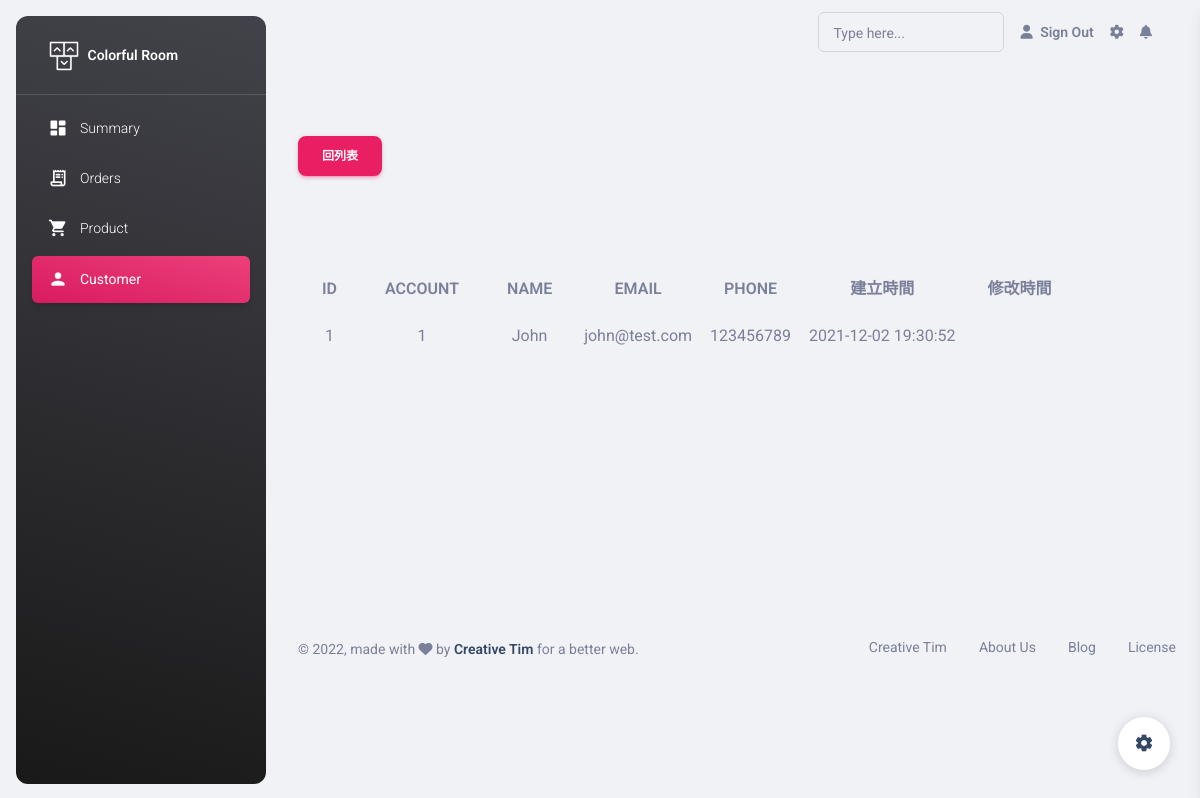
The app's page /pages/customer/customer.php?id=1, older data.
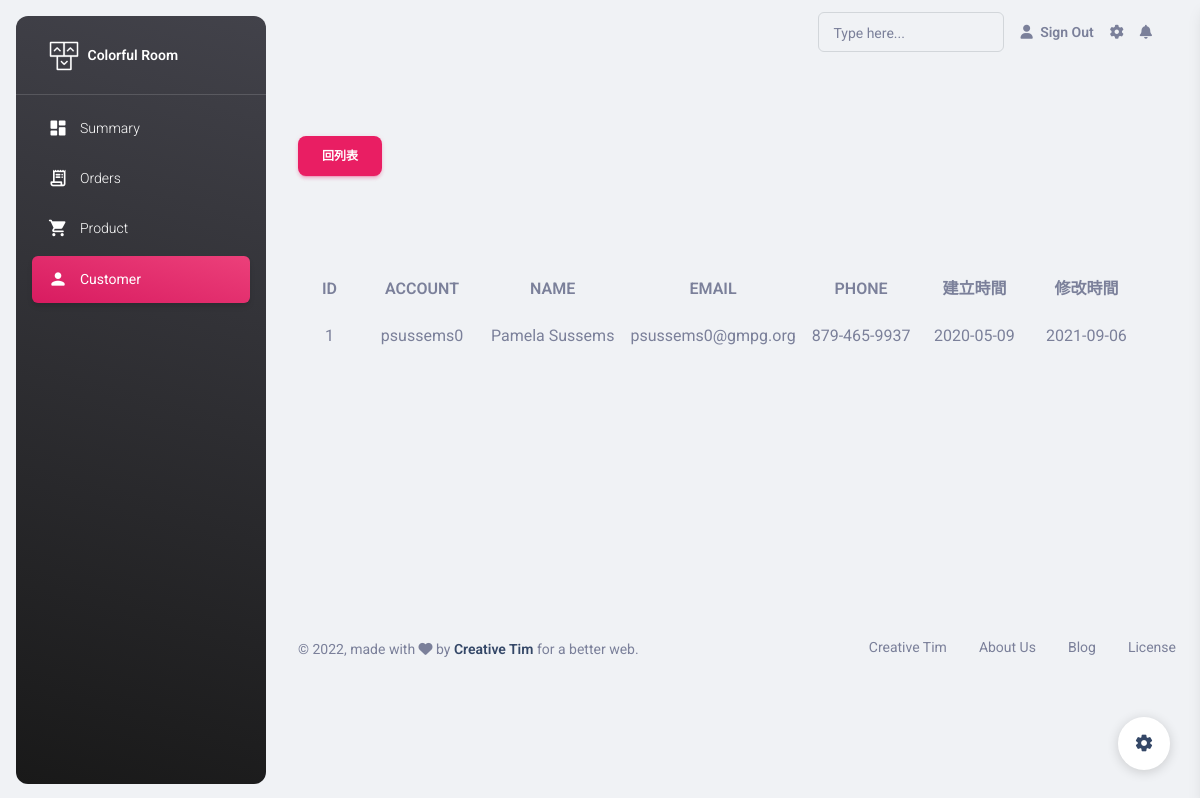
The same page, newer data.
### tables this page shows
CREATE TABLE `customer` (
  `id` int(11) NOT NULL,
  `account` varchar(50) DEFAULT NULL,
  `name` varchar(50) DEFAULT NULL,
  `password` varchar(50) DEFAULT NULL,
  `email` varchar(50) DEFAULT NULL,
  `phone` varchar(50) DEFAULT NULL,
  `created_at` date DEFAULT NULL,
  `edit_at` date DEFAULT NULL,
  `valid` int(11) DEFAULT NULL
);

### pages/var.php (called while the page is built, shortened)
<?php
$url_page_user_list     = '/colorful-room/pages/customer/user-list.php?table=member';

### pages/customer/customer.php (the view, shortened to what this page needs)
<?php
include_once('../var.php');
include_once("../signin/do-authorize.php");
if (isset($_GET["id"])) {
    $id = $_GET["id"];
} else {
    $id = 0;
}
require_once("../../components/pdo-connect.php");
$sqlCustomer = "SELECT * FROM customer WHERE id=? AND valid=1";
$stmt = $db_host->prepare($sqlCustomer);
try {
    $stmt->execute([$id]);
    $rowCustomer = $stmt->fetch();
} catch (PDOException $e) {
    echo $e->getMessage();
}
?>
<?php include "../../template/head.php"; ?>
<?php include "../../template/body-aside.php"; ?>
<?php include "../../template/body-main-header.php" ?>
<div class="container">
    <div class="row justify-content-start">
        <div class="col-lg-10">
            <div class="py-2 my-6">
                <a href="<?= $url_page_user_list ?>" class="btn btn-primary">回列表</a>
            </div>
            <table class="table align-items-center col-lg-10 mb-12">
                <thead >
                    <tr>
                        <th class="text-uppercase text-secondary text-center" scope="col">ID</th>
                        <th class="text-uppercase text-secondary text-center" scope="col">Account</th>
                        <th class="text-uppercase text-secondary text-center" scope="col">Name</th>
                        <th class="text-uppercase text-secondary text-center" scope="col">Email</th>
                        <th class="text-uppercase text-secondary text-center" scope="col">Phone</th>
                        <th class="text-uppercase text-secondary text-center" scope="col">建立時間</th>
                        <th class="text-uppercase text-secondary text-center" scope="col">修改時間</th>
                    </tr>
                </thead>
                <tbody>
                    <tr>
                        <td class="align-middle text-center "><?= $rowCustomer["id"] ?></td>
                        <td class="align-middle text-center "><?= $rowCustomer["account"] ?></td>
                        <td class="align-middle text-center "><?= $rowCustomer["name"] ?></td>
                        <td class="align-middle text-center "><?= $rowCustomer["email"] ?></td>
                        <td class="align-middle text-center "><?= $rowCustomer["phone"] ?></td>
                        <td class="align-middle text-center "><?= $rowCustomer["created_at"] ?></td>
                        <td class="align-middle text-center "><?= $rowCustomer["edit_at"] ?></td>
                    </tr>
                </tbody>
            </table>
        </div>
    </div>
</div>
<?php include "../../template/body-main-footer.php" ?>
<?php include "../../template/body-corner.php" ?>

Row changes from the older to the newer data that the page shows:
changed customer id 1: account "1" → "psussems0"; name "John" → "Pamela Sussems"; email "john@test.com" → "psussems0@gmpg.org"; phone "123456789" → "879-465-9937"; created_at "2021-12-02 19:30:52" → "2020-05-09"; edit_at (not shown) → "2021-09-06"
